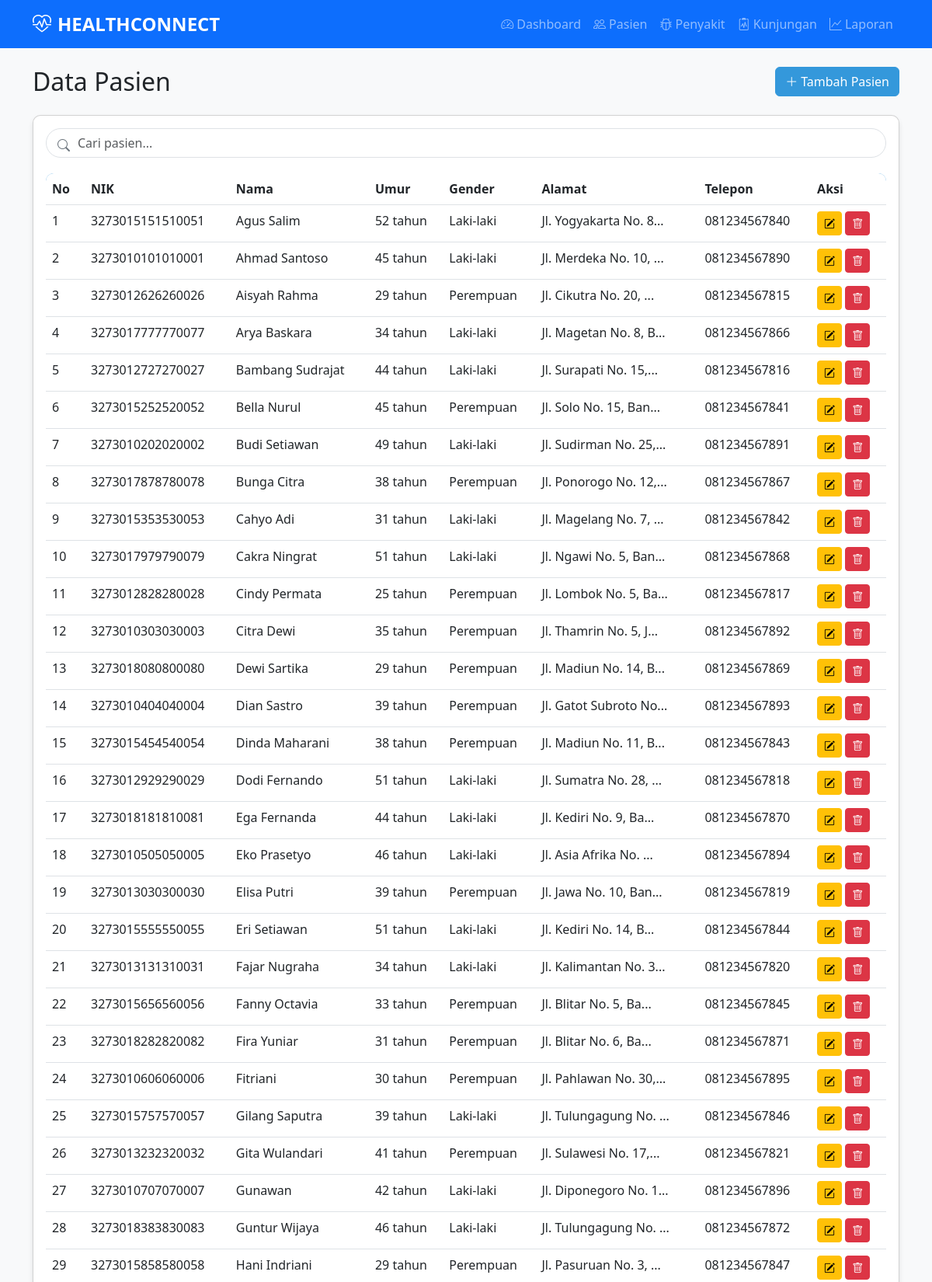
/sistem-kesehatan/sistem-kesehatan/pages/pasien.php (upper part), run on the app's committed database.
### tables this page shows
CREATE TABLE `pasien` (
  `id_pasien` int NOT NULL,
  `nik` varchar(20) NOT NULL,
  `nama` varchar(100) NOT NULL,
  `tgl_lahir` date NOT NULL,
  `gender` enum('Laki-laki','Perempuan') NOT NULL,
  `alamat` text NOT NULL,
  `no_telp` varchar(15) NOT NULL
);

### sistem-kesehatan/sistem-kesehatan/pages/pasien.php (the view, shortened to what this page needs)
<?php include '../includes/header2.php'; ?>
<?php include '../config/database.php'; ?>
<div class="d-flex justify-content-between align-items-center mb-4">
    <h2 class="mb-0">Data Pasien</h2>
    <button class="btn btn-primary" data-bs-toggle="modal" data-bs-target="#tambahPasienModal">
        <i class="bi bi-plus-lg me-1"></i>Tambah Pasien
    </button>
</div>
<div class="card">
    <div class="card-body">
        <div class="search-box">
            <i class="bi bi-search"></i>
            <input type="text" class="form-control" id="searchInput" placeholder="Cari pasien...">
        </div>
        <div class="table-responsive">
            <table class="table table-hover" id="pasienTable">
                <thead>
                    <tr>
                        <th>No</th>
                        <th>NIK</th>
                        <th>Nama</th>
                        <th>Umur</th>
                        <th>Gender</th>
                        <th>Alamat</th>
                        <th>Telepon</th>
                        <th>Aksi</th>
                    </tr>
                </thead>
                <tbody>
                    <?php
                    $query = "SELECT * FROM Pasien ORDER BY nama ASC";
                    $result = $conn->query($query);
                    $no = 1;
                    while ($row = $result->fetch_assoc()) {
                        $birthDate = new DateTime($row['tgl_lahir']);
                        $today = new DateTime();
                        $age = $today->diff($birthDate)->y;
                        echo "<tr>
                            <td>$no</td>
                            <td>$row[nik]</td>
                            <td>$row[nama]</td>
                            <td>$age tahun</td>
                            <td>$row[gender]</td>
                            <td>" . substr($row['alamat'], 0, 20) . "...</td>
                            <td>$row[no_telp]</td>
                            <td>
                                <button class='btn btn-sm btn-warning edit-pasien' data-id='$row[id_pasien]'>
                                    <i class='bi bi-pencil-square'></i>
                                </button>
                                <button class='btn btn-sm btn-danger hapus-pasien' data-id='$row[id_pasien]'>
                                    <i class='bi bi-trash'></i>
                                </button>
                            </td>
                        </tr>";
                        $no++;
                    }
                    ?>
                </tbody>
            </table>
        </div>
    </div>
</div>
<?php include '../includes/footer.php'; ?>

### sistem-kesehatan/sistem-kesehatan/assets/css/style.css (style rules this page uses)
:root { --primary-color: #2c3e50; --secondary-color: #3498db; --accent-color: #e74c3c; --light-color: #ecf0f1; --dark-color: #2c3e50; }
body { font-family: 'Segoe UI', Tahoma, Geneva, Verdana, sans-serif; background-color: #f8f9fa; }
.card { border-radius: 10px; box-shadow: 0 4px 6px rgba(0, 0, 0, 0.1); transition: transform 0.3s ease; margin-bottom: 20px; }
.btn-primary { background-color: var(--secondary-color); border-color: var(--secondary-color); }
.table-responsive { border-radius: 10px; overflow: hidden; }
.table thead { background-color: var(--secondary-color); color: white; }
.table th { font-weight: 600; }
.search-box { position: relative; margin-bottom: 20px; }
.search-box input { padding-left: 40px; border-radius: 20px; }
.search-box i { position: absolute; left: 15px; top: 10px; color: #6c757d; }

### data on the page
pasien: nik "3273015151510051", nama "Agus Salim", gender "Laki-laki", alamat "Jl. Yogyakarta No. 8", no_telp "081234567840"
pasien: nik "3273010101010001", nama "Ahmad Santoso", gender "Laki-laki", alamat "Jl. Merdeka No. 10,", no_telp "081234567890"
pasien: nik "3273012626260026", nama "Aisyah Rahma", gender "Perempuan", alamat "Jl. Cikutra No. 20,", no_telp "081234567815"
pasien: nik "3273017777770077", nama "Arya Baskara", gender "Laki-laki", alamat "Jl. Magetan No. 8, B", no_telp "081234567866"
pasien: nik "3273012727270027", nama "Bambang Sudrajat", gender "Laki-laki", alamat "Jl. Surapati No. 15,", no_telp "081234567816"
pasien: nik "3273015252520052", nama "Bella Nurul", gender "Perempuan", alamat "Jl. Solo No. 15, Ban", no_telp "081234567841"
pasien: nik "3273010202020002", nama "Budi Setiawan", gender "Laki-laki", alamat "Jl. Sudirman No. 25,", no_telp "081234567891"
pasien: nik "3273017878780078", nama "Bunga Citra", gender "Perempuan", alamat "Jl. Ponorogo No. 12,", no_telp "081234567867"
pasien: nik "3273015353530053", nama "Cahyo Adi", gender "Laki-laki", alamat "Jl. Magelang No. 7,", no_telp "081234567842"
pasien: nik "3273017979790079", nama "Cakra Ningrat", gender "Laki-laki", alamat "Jl. Ngawi No. 5, Ban", no_telp "081234567868"
pasien: nik "3273012828280028", nama "Cindy Permata", gender "Perempuan", alamat "Jl. Lombok No. 5, Ba", no_telp "081234567817"
pasien: nik "3273010303030003", nama "Citra Dewi", gender "Perempuan", alamat "Jl. Thamrin No. 5, J", no_telp "081234567892"
pasien: nik "3273018080800080", nama "Dewi Sartika", gender "Perempuan", alamat "Jl. Madiun No. 14, B", no_telp "081234567869"
pasien: nik "3273010404040004", nama "Dian Sastro", gender "Perempuan", alamat "Jl. Gatot Subroto No", no_telp "081234567893"
pasien: nik "3273015454540054", nama "Dinda Maharani", gender "Perempuan", alamat "Jl. Madiun No. 11, B", no_telp "081234567843"
pasien: nik "3273012929290029", nama "Dodi Fernando", gender "Laki-laki", alamat "Jl. Sumatra No. 28,", no_telp "081234567818"
pasien: nik "3273018181810081", nama "Ega Fernanda", gender "Laki-laki", alamat "Jl. Kediri No. 9, Ba", no_telp "081234567870"
pasien: nik "3273010505050005", nama "Eko Prasetyo", gender "Laki-laki", alamat "Jl. Asia Afrika No.", no_telp "081234567894"
pasien: nik "3273013030300030", nama "Elisa Putri", gender "Perempuan", alamat "Jl. Jawa No. 10, Ban", no_telp "081234567819"
pasien: nik "3273015555550055", nama "Eri Setiawan", gender "Laki-laki", alamat "Jl. Kediri No. 14, B", no_telp "081234567844"
pasien: nik "3273013131310031", nama "Fajar Nugraha", gender "Laki-laki", alamat "Jl. Kalimantan No. 3", no_telp "081234567820"
pasien: nik "3273015656560056", nama "Fanny Octavia", gender "Perempuan", alamat "Jl. Blitar No. 5, Ba", no_telp "081234567845"
pasien: nik "3273018282820082", nama "Fira Yuniar", gender "Perempuan", alamat "Jl. Blitar No. 6, Ba", no_telp "081234567871"
pasien: nik "3273010606060006", nama "Fitriani", gender "Perempuan", alamat "Jl. Pahlawan No. 30,", no_telp "081234567895"
pasien: nik "3273015757570057", nama "Gilang Saputra", gender "Laki-laki", alamat "Jl. Tulungagung No.", no_telp "081234567846"
pasien: nik "3273013232320032", nama "Gita Wulandari", gender "Perempuan", alamat "Jl. Sulawesi No. 17,", no_telp "081234567821"
pasien: nik "3273010707070007", nama "Gunawan", gender "Laki-laki", alamat "Jl. Diponegoro No. 1", no_telp "081234567896"
pasien: nik "3273018383830083", nama "Guntur Wijaya", gender "Laki-laki", alamat "Jl. Tulungagung No.", no_telp "081234567872"
pasien: nik "3273015858580058", nama "Hani Indriani", gender "Perempuan", alamat "Jl. Pasuruan No. 3,", no_telp "081234567847"
